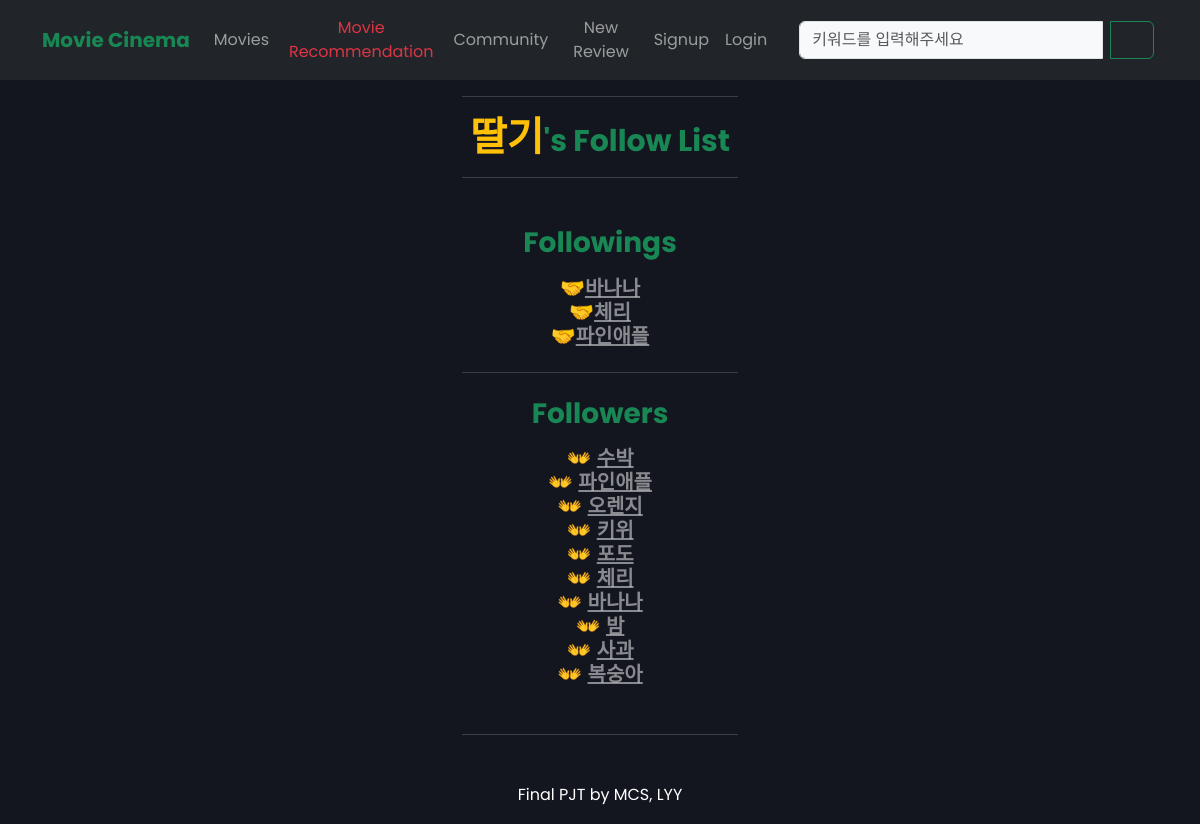
Screenshot of /accounts/follow_list/strawberry/ with the database file from the repository.
### accounts/models.py (models this page shows)
class User(AbstractUser):
    def profile_image_path(instance, filename):
        return f'user_profile_{instance.pk}/{filename}'
    nickname = models.CharField(max_length=10)
    followings = models.ManyToManyField('self', symmetrical=False, related_name="followers")
    profile_image = ProcessedImageField(
        blank=True,
        upload_to=profile_image_path,
        processors=[ResizeToFill(150, 150)],
        format='JPEG',
        options={'quality': 100}
    )

### accounts/views.py (the view)
# urls.py: path('follow_list/<username>/', views.follow_list, name='follow_list'),
@require_safe
def follow_list(request, username):
    person = get_object_or_404(get_user_model(), username=username)
    if person.is_staff and not request.user.is_staff: # staff권한 가진 경우 프로필페이지 접근하지 못하도록 함
        return redirect('movies:index')
    context = {
        'person': person,
    }
    return render(request, 'accounts/follow_list.html', context)

### accounts/templates/accounts/follow_list.html (shortened to what this page needs)
{% extends 'base.html' %}
{% block content %}
<div class="container col-3 text-center">
  <hr class="mt-3">
    {% if person.nickname %}
    <h2 class="fw-bold mt-3 text-center text-success"><span class="text-warning fs-1">{{ person.nickname }}</span>'s Follow List</h1>
    {% else %}
    <h2 class="fw-bold mt-3 text-center text-success"><span class="text-warning fs-1">{{ person.username }}</span>'s Follow List</h2>
    {% endif %}
    <hr class="mb-5">
  {% with followings=person.followings.all followers=person.followers.all %}
  <h3 class="text-success fw-bold my-3">Followings</h3>
    <ul>
      {% for following in followings %}
        <li class="fs-5">🤝<a class="text-decoration-underline fw-bold text-white-50" href="{% url 'accounts:profile' following.username %}">{% if following.nickname %}{{ following.nickname }}{% else %}{{ following.username }}{% endif %}</a></li>
      {% empty %}
      <p>follwing한 user가 없어요🙄</p>
      {% endfor %}
    </ul>
  <hr class="my-4">
  <h3 class="text-success fw-bold my-3">Followers</h3>
    <ul>
      {% for follower in followers %}
      <li class="fs-5">👐 <a class="text-decoration-underline fw-bold text-white-50" href="{% url 'accounts:profile' follower.username %}">{% if follower.nickname %}{{ follower.nickname }}{% else %}{{ follower.username }}{% endif %}</a></li>
      {% empty %}
      <p>follower가 없어요😢</p>
      {% endfor %}
    </ul>
  <hr class="my-5">
  {% endwith %}
</div>
{% endblock content %}

### movies/static/css/style.css (style rules this page uses)
body { line-height: 24px; font-size: 14px; color: #b6b7b9; background: #13151f; font-family: 'Poppins', sans-serif; font-weight: 400; position: relative; }
h1, h2, h3, h4, h5, h6 { font-weight: 500; color: #fff; }
h1, h2, h3, h4, h5, h6, p { margin: 0px; }
h2 { font-size: 30px; }
a { transition: 0.6s; }
a, a:hover { color: #fff; }
a, a:hover, a:focus, a:active, button:focus { text-decoration: none; border: none; outline: 0; }
ul { list-style: none; margin: 0; padding: 0;h }

### rows the page displays
User: nickname "딸기"
User: nickname "바나나"
User: nickname "체리"
User: nickname "파인애플"
User: nickname "수박"
User: nickname "오렌지"
User: nickname "키위"
User: nickname "포도"
User: nickname "밤"
User: nickname "사과"
User: nickname "복숭아"
